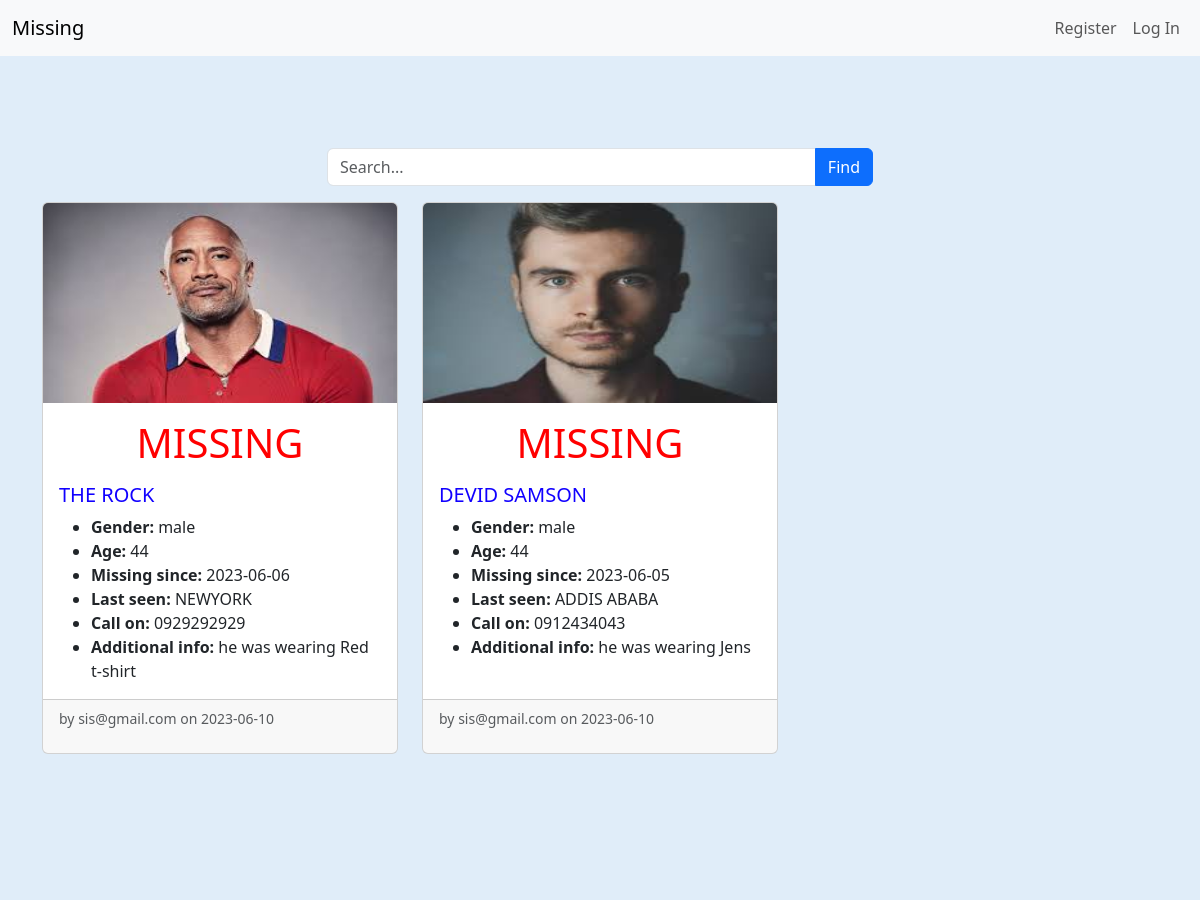
Before: / (upper part) with the older database file.
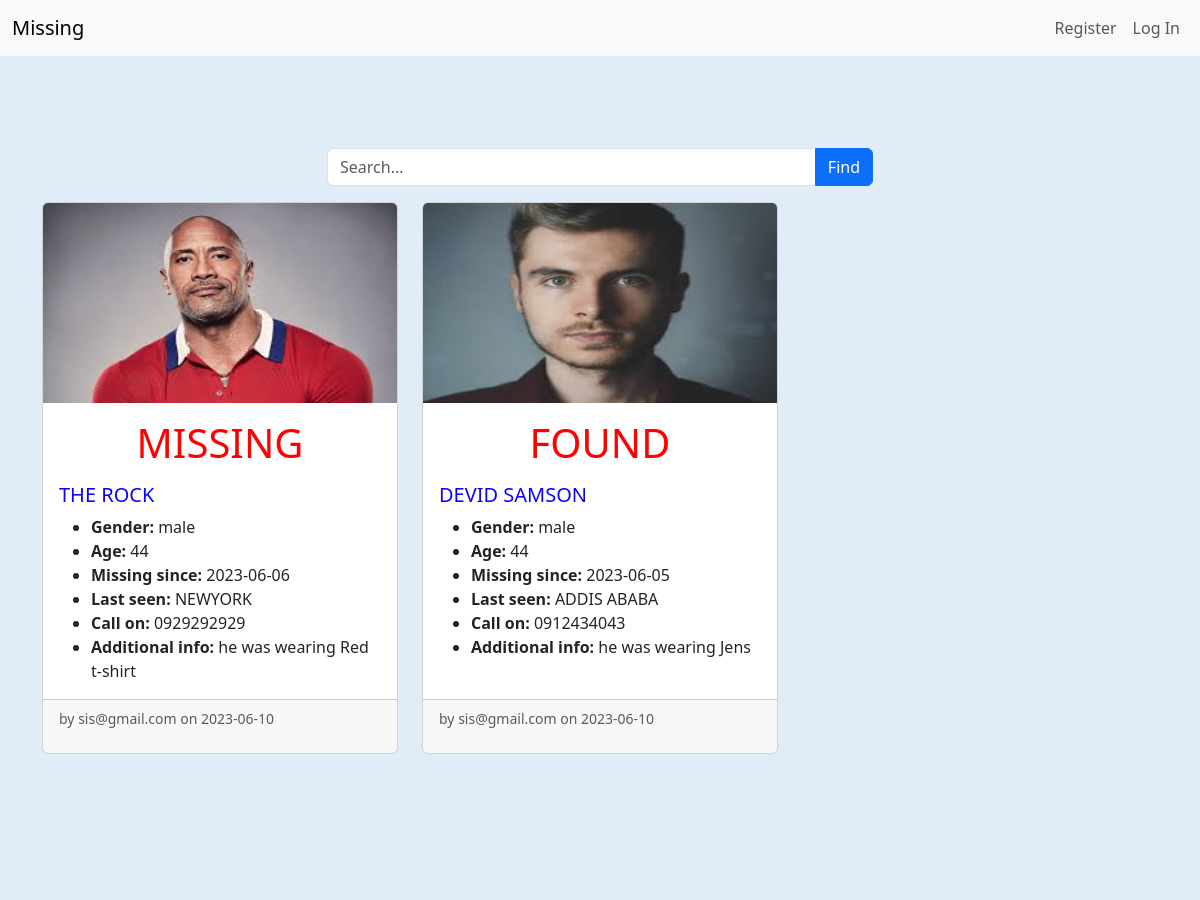
After: the same page with the newer database file.
### tables this page shows
CREATE TABLE post (
  id INTEGER PRIMARY KEY AUTOINCREMENT,
  finder_id INTEGER NOT NULL,
  created TIMESTAMP NOT NULL DEFAULT CURRENT_TIMESTAMP,
  missed_name TEXT NOT NULL,
  since TEXT NOT NULL,
  missing_from TEXT NOT NULL,
  gender TEXT NOT NULL,
  age TEXT NOT NULL,
  call_on TEXT NOT NULL,
  additional_info TEXT NOT NULL,
  photo_url TEXT NOT NULL,
  status TEXT NOT NULL DEFAULT 'active',
  FOREIGN KEY (finder_id) REFERENCES user (id)
);

CREATE TABLE user (
  id INTEGER PRIMARY KEY AUTOINCREMENT,
  finder_name TEXT NOT NULL,
  phone TEXT NOT NULL,
  finder_location TEXT NOT NULL,
  email TEXT UNIQUE NOT NULL,
  password TEXT NOT NULL,
  role_id INTEGER NOT NULL,
  FOREIGN KEY (role_id) REFERENCES role (id)
);

### missing/blog.py (the view)
@bp.route('/')
def index():
    db = get_db()
    posts = db.execute(
        'SELECT p.id, missed_name, since, missing_from, gender, age, call_on, additional_info, photo_url, status, created,  finder_id, email'
        ' FROM post p JOIN user u ON p.finder_id = u.id'
        ' ORDER BY created DESC'
    ).fetchall()
    return render_template('blog/index.html', posts=posts)

### missing/auth.py (called while the page is built)
@bp.before_app_request
def load_logged_in_user():
    user_id = session.get('user_id')
    if user_id is None:
        g.user = None
    else:
        db = get_db()
        g.user = db.execute(
            'SELECT * FROM user WHERE id = ?', (user_id,)
        ).fetchone()

### missing/db.py (called while the page is built)
def get_db():
    if 'db' not in g:
        g.db = sqlite3.connect(
            current_app.config['DATABASE'],
            detect_types=sqlite3.PARSE_DECLTYPES
        )
        g.db.row_factory = sqlite3.Row
    return g.db

### missing/templates/blog/index.html (shortened to what this page needs)
{% extends 'base.html' %}
{% block header %}
  <h1>{% block title %}Missing Persons{% endblock %}</h1>
{% endblock %}
{% block content %}
<div class="container">
  <div class="row justify-content-center">
    <div class="col-md-6">
      <form class="search-container" action="{{ url_for('blog.search') }}" method="POST">
        <div class="input-group mb-3">
          <input type="text" placeholder="Search..." name="query" class="form-control">
          <button type="submit" class="btn btn-primary"> Find</button>
        </div>
      </form>
    </div>
  </div>
  <div class="row row-cols-1 row-cols-md-2 row-cols-lg-3 g-4">
    {% for post in posts %}
    <div class="col">
      <div class="card h-100">
        {% if post['photo_url'] %}
        <img src="{{ url_for('static', filename='uploads/' + post['photo_url']) }}" class="card-img-top" alt="{{ post['missed_name'] }} photo">
        {% endif %}
        <div class="card-body">
          <h1 class="card-title" style="color: red; text-align: center;">
            {% if post['status'] == 'active' %}
            <p class="miss">MISSING</p>
            {% elif  post['status'] == 'resolved' %}
            <p class="miss">FOUND</p>
            {% endif %}
            </h1>
          <h5 class="card-title" style="color: rgb(17, 0, 255);">
            {{ post['missed_name'] }}
          </h5>
          <ul class="card-text">
            <li><strong>Gender:</strong> {{ post['gender'] }}</li>
            <li><strong>Age:</strong> {{ post['age'] }}</li>
            <li><strong>Missing since:</strong> {{ post['since'] }}</li>
            <li><strong>Last seen:</strong> {{ post['missing_from'] }}</li>
            <li><strong>Call on:</strong> {{ post['call_on'] }}</li>
            <li><strong>Additional info:</strong> {{ post['additional_info']}}</li>
          </ul>
        </div>
        <div class="card-footer">
          <small class="text-muted"> <p class="about">by {{ post['email'] }} on {{ post['created'].strftime('%Y-%m-%d') }}</p></small>
        </div>
      </div>
    </div>
    {% endfor %}
  </div>
</div>
{% endblock %}

### missing/templates/base.html (shortened to what this page needs)
<!doctype html>
<html lang="en">
<head>
  <link rel="stylesheet" type="text/css" href="https://cdn.jsdelivr.net/npm/bootstrap@5.3.0/dist/css/bootstrap.min.css">
  <link rel="stylesheet" href="{{ url_for('static', filename='css/style.css') }}">
</head>
<body>
  <nav class="navbar navbar-expand-lg navbar-light bg-light">
    <div class="container-fluid">
      <a class="navbar-brand" href="{{ url_for('index') }}">Missing</a>
      <div class="collapse navbar-collapse" id="navbarNav">
        <ul class="navbar-nav ms-auto">
          {% if g.user %}
            <li class="nav-item">
              <span class="nav-link">{{ g.user['email'] }}</span>
            </li>
            <li class="nav-item">
              <a class="nav-link" href="{{ url_for('auth.logout') }}">Log Out</a>
            </li>
          {% else %}
            <li class="nav-item">
              <a class="nav-link" href="{{ url_for('auth.register') }}">Register</a>
            </li>
            <li class="nav-item">
              <a class="nav-link" href="{{ url_for('auth.login') }}">Log In</a>
            </li>
          {% endif %}
        </ul>
      </div>
    </div>
  </nav>
  <section class="content">
    <header>
      {% block header %}{% endblock %}
    </header>
    {% block content %}{% endblock %}
  </section>
</body>
</html>

### missing/static/css/style.css (style rules this page uses)
body { background-color: #e0edf9; }
body { min-height: 100vh; display: flex; flex-direction: column; }
.navbar { position: fixed; top: 0; width: 100%; z-index: 9999; }
.container { min-height: 200vh; margin-top: 100px; margin-bottom: 50px; }
img { width: 200px; height: 200px; }

Changed rows visible on the page:
changed post "DEVID SAMSON": status "MISSING" → "FOUND"
